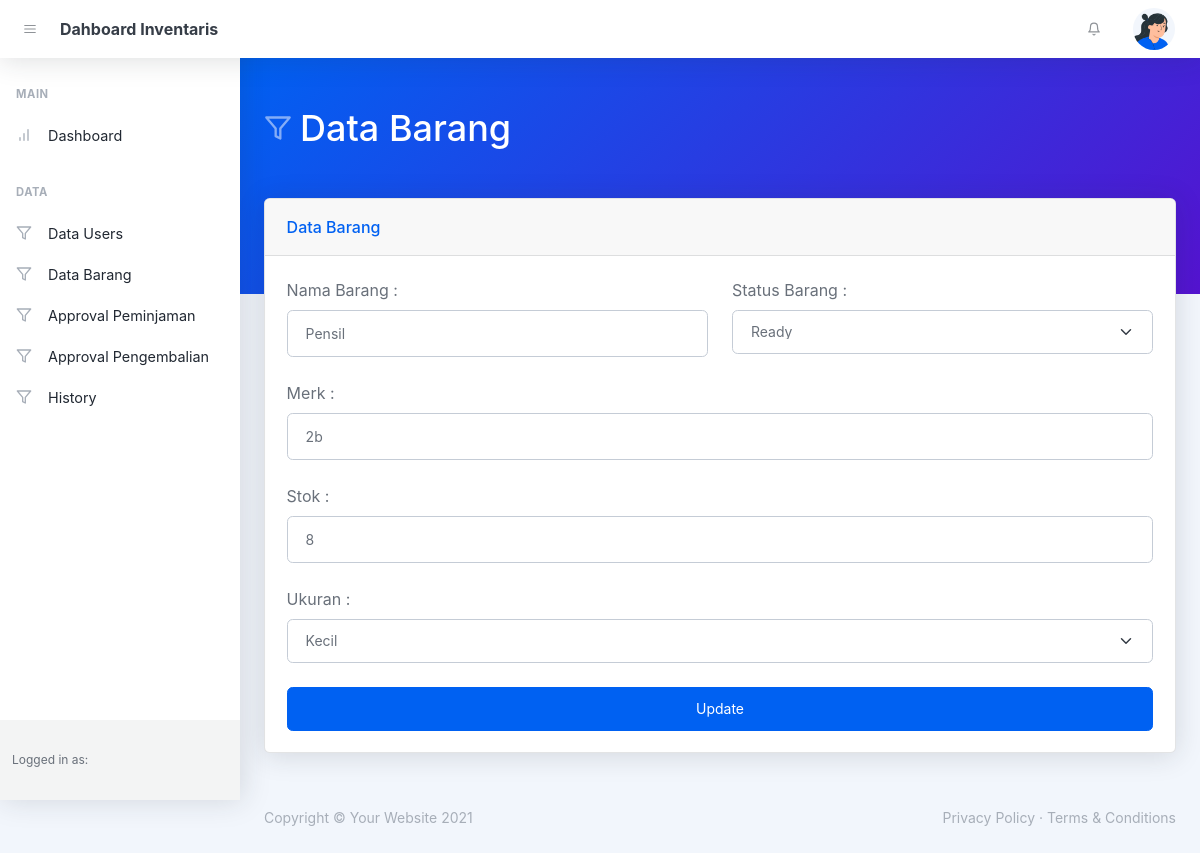
Page /Pages/Admin/v_form_barang.php?id=2 on the committed database.
### tables this page shows
CREATE TABLE `barang` (
  `id` int(5) NOT NULL,
  `nama_barang` varchar(25) NOT NULL,
  `status_barang` varchar(25) NOT NULL,
  `merk` varchar(25) NOT NULL,
  `stok` int(5) NOT NULL,
  `ukuran` varchar(25) NOT NULL
);

### Pages/Admin/v_form_barang.php (the view, shortened to what this page needs)
<!DOCTYPE html>
<html lang="en">
    <head>
        <link href="https://cdn.jsdelivr.net/npm/simple-datatables@latest/dist/style.css" rel="stylesheet" />
        <link href="../assets/css/styles.css" rel="stylesheet" />
    </head>
    <body class="nav-fixed">
        <nav class="topnav navbar navbar-expand shadow justify-content-between justify-content-sm-start navbar-light bg-white" id="sidenavAccordion">
            <button class="btn btn-icon btn-transparent-dark order-1 order-lg-0 me-2 ms-lg-2 me-lg-0" id="sidebarToggle"><i data-feather="menu"></i></button>
            <a class="navbar-brand pe-3 ps-4 ps-lg-2" href="v_home.php">Dahboard Inventaris</a>
            <ul class="navbar-nav align-items-center ms-auto">
                <li class="nav-item dropdown no-caret d-none d-sm-block me-3 dropdown-notifications">
                    <a class="btn btn-icon btn-transparent-dark dropdown-toggle" id="navbarDropdownAlerts" href="javascript:void(0);" role="button" data-bs-toggle="dropdown" aria-haspopup="true" aria-expanded="false"><i data-feather="bell"></i></a>
                </li>
                <li class="nav-item dropdown no-caret dropdown-user me-3 me-lg-4">
                    <a class="btn btn-icon btn-transparent-dark dropdown-toggle" id="navbarDropdownUserImage" href="javascript:void(0);" role="button" data-bs-toggle="dropdown" aria-haspopup="true" aria-expanded="false"><img class="img-fluid" src="../assets/images/profile-1.png" /></a>
                </li>
            </ul>
        </nav>
        <div id="layoutSidenav">
            <div id="layoutSidenav_nav">
                <nav class="sidenav shadow-right sidenav-light">
                    <div class="sidenav-menu">
                        <div class="nav accordion" id="accordionSidenav">
                            <div class="sidenav-menu-heading">Main</div>
                            <a class="nav-link" href="v_home.php">
                                <div class="nav-link-icon"><i data-feather="bar-chart"></i></div>
                                Dashboard
                            </a>
                        </div>
                        <div class="nav accordion" id="accordionSidenav">
                            <div class="sidenav-menu-heading">Data</div>
                            <a class="nav-link" href="v_data_users.php">
                                <div class="nav-link-icon"><i data-feather="filter"></i></div>
                                Data Users
                            </a>
                            <a class="nav-link" href="v_data_barang.php">
                                <div class="nav-link-icon"><i data-feather="filter"></i></div>
                                Data Barang
                            </a>
                            <a class="nav-link" href="v_data_approval_peminjaman.php">
                                <div class="nav-link-icon"><i data-feather="filter"></i></div>
                                Approval Peminjaman
                            </a>
                            <a class="nav-link" href="v_data_approval_pengembalian.php">
                                <div class="nav-link-icon"><i data-feather="filter"></i></div>
                                Approval Pengembalian
                            </a>
                            <a class="nav-link" href="v_history.php">
                                <div class="nav-link-icon"><i data-feather="filter"></i></div>
                                History
                            </a>
                        </div>
                    </div>
                    <div class="sidenav-footer">
                        <div class="sidenav-footer-content">
                            <div class="sidenav-footer-subtitle">Logged in as:</div>
                        </div>
                    </div>
                </nav>
            </div>
            <div id="layoutSidenav_content">
                <main>
                    <header class="page-header page-header-dark bg-gradient-primary-to-secondary pb-10">
                        <div class="container-xl px-4">
                            <div class="page-header-content pt-4">
                                <div class="row align-items-center justify-content-between">
                                    <div class="col-auto mt-4">
                                        <h1 class="page-header-title">
                                            <div class="page-header-icon"><i data-feather="filter"></i></div>
                                            Data Barang
                                        </h1>
                                    </div>
                                </div>
                            </div>
                        </div>
                    </header>
                    <div class="container-xl px-4 mt-n10">
                        <div class="card mb-4">
                            <div class="card-header">Data Barang</div>
                            <div class="card-body">
                            <?php
                                if(isset($_GET['id'])) {
                                    include '../../Models/config.php';
                                    $id = $_GET['id'];
                                    $data = mysqli_query($mysqli,"select * from barang where id='$id'");
                                    while($d = mysqli_fetch_array($data)){
                                    ?>
                                    <form method="POST" action="../../Models/update_barang.php">
                                        <div class="row">
                                            <div class="col-md-6 mb-4">
                                            <div class="form-outline">
                                                <label class="form-label" for="form3Example1">Nama Barang :</label>
                                                <input type="text" id="form3Example1" name="nama_barang" value="<?php echo $d['nama_barang']; ?>" class="form-control" required/>
                                            </div>
                                            </div>
                                            <div class="col-md-6 mb-4">
                                            <div class="form-outline">
                                                <label class="form-label" for="form3Example2">Status Barang :</label>
                                                <select class="form-select" id="inputGroupSelect01" name="status_barang">
                                                    <?php
                                                        if ($d['status_barang']=='Ready') {
                                                            ?>
                                                            <option value="Ready" selected>Ready</option>
                                                            <?php
                                                        }else if($d['status_barang']=='Dipinjam'){
                                                            ?>
                                                            <option>Choose...</option>
                                                            <option value="Ready" >Ready</option>
                                                            <option value="Dipinjam" selected>Dipinjam</option>
                                                            <option value="Rusak">Rusak</option>
                                                            <?php
                                                        }else if($d['status_barang']=='Rusak'){
                                                            ?>
                                                            <option>Choose...</option>
                                                            <option value="Ready" >Ready</option>
                                                            <option value="Dipinjam" >Dipinjam</option>
                                                            <option value="Rusak" selected>Rusak</option>
                                                            <?php
                                                        }
                                                    ?>
                                                </select>
                                            </div>
                                            </div>
                                        </div>
                                        <div class="form-outline mb-4">
                                            <label class="form-label" for="form3Example3">Merk :</label>
                                            <input type="text" id="form3Example3" name="merk" class="form-control" value="<?php echo $d['merk']; ?> " required/>
                                        </div>
                                        <div class="form-outline mb-4">
                                            <label class="form-label" for="form3Example3">Stok :</label>
                                            <input type="text" id="form3Example3" name="stok" class="form-control" value="<?php echo $d['stok']; ?>" required/>
                                        </div>
                                        <div class="form-outline mb-4">
                                            <label class="form-label" for="form3Example4">Ukuran :</label>
                                            <select class="form-select" id="inputGroupSelect01" name="ukuran" required>
                                                <?php
                                                    if ($d['ukuran']=='Besar') {
                                                        ?>
                                                        <option selected>Choose...</option>
                                                        <option value="Besar" selected>Besar</option>
                                                        <option value="Sedang">Sedang</option>
                                                        <option value="Kecil">Kecil</option>
                                                        <?php
                                                    }else if ($d['ukuran']=='Kecil'){
                                                        ?>
                                                        <option value="Kecil" selected>Kecil</option>
                                                        <?php
                                                    }
                                                ?>
                                            </select>
                                        </div>
                                        <div class="d-grid gap-2">
                                            <button class="btn btn-primary" type="submit">Update</button>
                                        </div>
                                    </form>
                                    <?php
                                    }
                                }
                            ?>
                        </div>
                    </div>
                </main>
                <footer class="footer-admin mt-auto footer-light">
                    <div class="container-xl px-4">
                        <div class="row">
                            <div class="col-md-6 small">Copyright © Your Website 2021</div>
                            <div class="col-md-6 text-md-end small">
                                <a href="#!">Privacy Policy</a>
                                ·
                                <a href="#!">Terms &amp; Conditions</a>
                            </div>
                        </div>
                    </div>
                </footer>
            </div>
        </div>
</body>
</html>

### rows in the picture
barang: nama_barang "Pensil", status_barang "Ready", merk "2b", stok "8", ukuran "Kecil"
